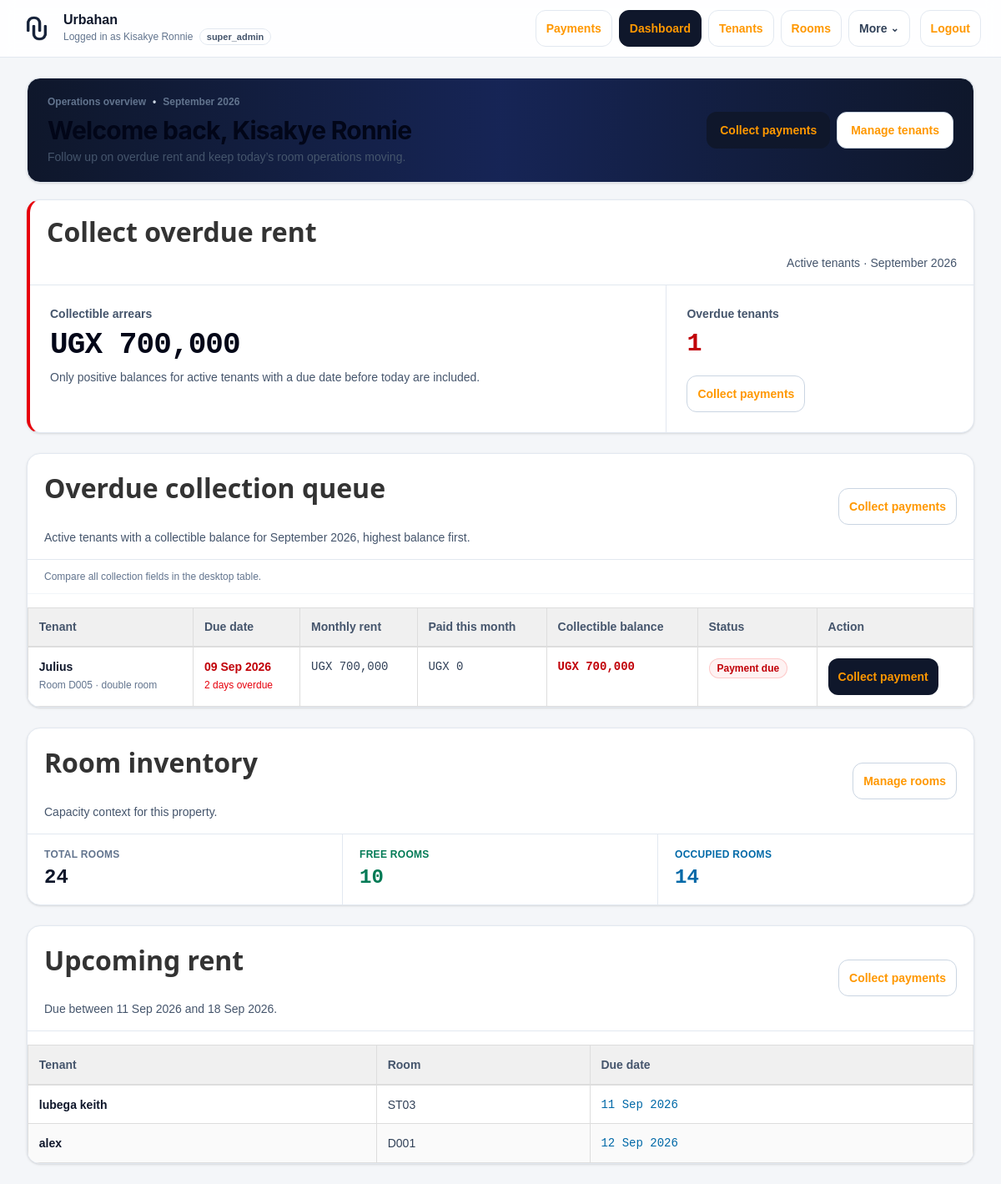
Page /public/index.php (signed in) on the committed database.
### tables this page shows
CREATE TABLE "tenants" (
    id INTEGER PRIMARY KEY AUTOINCREMENT,

    admin_id INTEGER NOT NULL,
    room_id INTEGER,

    full_name TEXT NOT NULL,
    phone TEXT,
    email TEXT,

    move_in_date DATE,
    exit_date DATE,

    status TEXT DEFAULT 'active',

    rent_due_date DATE,
    rent_due_day INTEGER,
    monthly_rent REAL,

    created_at DATETIME,
    updated_at DATETIME
, account_status VARCHAR(20) DEFAULT 'password_reset_required', login_attempts INTEGER DEFAULT 0, locked_until DATETIME DEFAULT NULL, last_login DATETIME DEFAULT NULL, session_token VARCHAR(64) DEFAULT NULL, password_hash VARCHAR(255) DEFAULT NULL, must_change_password INTEGER DEFAULT 1);

CREATE TABLE rooms (
            id INTEGER PRIMARY KEY AUTOINCREMENT,
            room_number TEXT NOT NULL,
            room_type_id INTEGER NOT NULL,
            status TEXT DEFAULT 'free',
            monthly_rent INTEGER DEFAULT 0,
            admin_id INTEGER NOT NULL, notes TEXT,
            FOREIGN KEY (room_type_id) REFERENCES room_types(id)
                ON DELETE RESTRICT
                ON UPDATE CASCADE
        );

### public/dashboard.php (the view, shortened to what the rows shown need)
<?php
$pdo = getDB();
$admin_id = current_admin_id();
$today = date('Y-m-d');
$monthKey = date('Y-m');
$upcomingRents = [];
$overdueRents = [];
$rentExpression = "COALESCE(
    NULLIF(t.monthly_rent, 0),
    NULLIF(r.monthly_rent, 0),
    rt.default_monthly_rent,
    0
)";
$paidExpression = 'COALESCE(SUM(p.amount), 0)';
$collectibleExpression = "MAX(0, {$rentExpression} - {$paidExpression})";
try {
    $upcomingStmt = $pdo->prepare("
        SELECT
            t.full_name,
            r.room_number,
            t.rent_due_date
        FROM tenants t
        LEFT JOIN rooms r
            ON r.id = t.room_id
           AND r.admin_id = :room_admin_id
        WHERE t.admin_id = :admin_id
          AND LOWER(COALESCE(t.status, '')) = 'active'
          AND t.exit_date IS NULL
          AND date(t.rent_due_date) BETWEEN date(:today) AND date(:today, '+7 day')
        ORDER BY date(t.rent_due_date) ASC, t.full_name ASC
    ");
    $upcomingStmt->execute([
        ':room_admin_id' => $admin_id,
        ':admin_id' => $admin_id,
        ':today' => $today,
    ]);
    $upcomingRents = $upcomingStmt->fetchAll(PDO::FETCH_ASSOC) ?: [];
    $overdueStmt = $pdo->prepare("
        SELECT
            t.id AS tenant_id,
            t.full_name,
            r.room_number,
            rt.name AS room_type,
            t.rent_due_date,
            {$rentExpression} AS monthly_rent,
            {$paidExpression} AS paid_this_month,
            {$collectibleExpression} AS collectible_balance
        FROM tenants t
        LEFT JOIN rooms r
            ON r.id = t.room_id
           AND r.admin_id = :room_admin_id
        LEFT JOIN room_types rt
            ON rt.id = r.room_type_id
        LEFT JOIN payments p
            ON p.tenant_id = t.id
           AND p.admin_id = :payment_admin_id
           AND COALESCE(NULLIF(p.payment_month, ''), strftime('%Y-%m', p.payment_date)) = :month_key
        WHERE t.admin_id = :admin_id
          AND LOWER(COALESCE(t.status, '')) = 'active'
          AND t.exit_date IS NULL
          AND t.rent_due_date IS NOT NULL
          AND t.rent_due_date <> ''
          AND date(t.rent_due_date) < date(:today)
        GROUP BY
            t.id,
            t.full_name,
            t.rent_due_date,
            t.monthly_rent,
            r.room_number,
            r.monthly_rent,
            rt.name,
            rt.default_monthly_rent
        HAVING {$collectibleExpression} > 0
        ORDER BY collectible_balance DESC, date(t.rent_due_date) ASC, t.full_name ASC
    ");
    $overdueStmt->execute([
        ':room_admin_id' => $admin_id,
        ':payment_admin_id' => $admin_id,
        ':admin_id' => $admin_id,
        ':month_key' => $monthKey,
        ':today' => $today,
    ]);
    $overdueRents = $overdueStmt->fetchAll(PDO::FETCH_ASSOC) ?: [];
} catch (Throwable $exception) {
    $dashboardError = 'Unable to load dashboard data.';
    $roomStats = [
        'total_rooms' => 0,
        'free_rooms' => 0,
        'occupied_rooms' => 0,
    ];
    $upcomingRents = [];
    $overdueRents = [];
}
function dashboardMoney(float $amount): string
{
    return 'UGX ' . number_format(max(0, $amount), 0);
}
function dashboardDate(?string $date): string
{
    $date = trim((string)$date);
    try {
        return (new DateTimeImmutable($date))->format('d M Y');
    } catch (Throwable $exception) {
        return '—';
    }
}
function daysOverdue(?string $dueDate, string $today): int
{
    $dueDate = trim((string)$dueDate);
    try {
        $due = new DateTimeImmutable($dueDate);
        $current = new DateTimeImmutable($today);
        return max(0, (int)$due->diff($current)->days);
    } catch (Throwable $exception) {
        return 0;
    }
}
function collectionChip(string $label, string $tone): string
{
    $map = [
        'red' => 'bg-red-50 text-red-700 ring-red-200',
        'amber' => 'bg-amber-50 text-amber-800 ring-amber-200',
        'green' => 'bg-emerald-50 text-emerald-700 ring-emerald-200',
        'slate' => 'bg-slate-100 text-slate-700 ring-slate-200',
    ];
    $classes = $map[$tone] ?? $map['slate'];
    return '<span class="inline-flex items-center rounded-full px-2.5 py-1 text-xs font-semibold ring-1 ring-inset ' . $classes . '">' . e($label) . '</span>';
}
function dashboardCollectionData(array $tenant, string $today): array
{
    $paid = max(0, (float)($tenant['paid_this_month'] ?? 0));
    $rent = max(0, (float)($tenant['monthly_rent'] ?? 0));
    $balance = max(0, (float)($tenant['collectible_balance'] ?? 0));
    $isPartPaid = $paid > 0 && $balance > 0;
    $tenantId = (int)($tenant['tenant_id'] ?? 0);
    return [
        'tenantId' => $tenantId,
        'tenantName' => (string)($tenant['full_name'] ?? 'Tenant'),
        'roomNumber' => (string)($tenant['room_number'] ?? '—'),
        'roomType' => (string)($tenant['room_type'] ?? ''),
        'dueDate' => $tenant['rent_due_date'] ?? null,
        'daysOverdue' => daysOverdue($tenant['rent_due_date'] ?? null, $today),
        'paid' => $paid,
        'rent' => $rent,
        'balance' => $balance,
        'statusLabel' => $isPartPaid ? 'Part paid' : 'Payment due',
        'statusTone' => $isPartPaid ? 'amber' : 'red',
        'paymentUrl' => 'payments.php?' . http_build_query(['tenant_id' => $tenantId]),
    ];
}
$upcomingStartLabel = dashboardDate($today);
$upcomingEndLabel = dashboardDate((new DateTimeImmutable($today))->modify('+7 days')->format('Y-m-d'));
?>
<!doctype html>
<html lang="en">
<head>
  <link rel="stylesheet" href="assets/css/tailwind.css">
</head>
<body class="min-h-screen bg-slate-100 text-slate-900">
  <main class="mx-auto max-w-7xl px-4 py-6 sm:px-6 lg:px-8">
    <header class="mb-5 flex flex-col gap-4 rounded-2xl border border-slate-200 bg-gradient-to-r from-slate-900 via-blue-950 to-slate-900 px-5 py-4 text-white shadow-sm sm:px-6 sm:py-5 lg:flex-row lg:items-center lg:justify-between">  <div class="min-w-0">
        <h1 class="mt-2 font-sans text-2xl font-bold tracking-tight text-slate-950 sm:text-3xl">
          Welcome back, <?= e($_SESSION['admin_name'] ?? 'Admin') ?>
        </h1>
      </div>
    </header>
    <section class="mb-6 overflow-hidden rounded-2xl border border-slate-200 border-l-4 border-l-red-600 bg-white shadow-sm" aria-labelledby="collection-summary-heading">
      <div class="flex flex-col gap-1 border-b border-slate-200 px-5 py-4 sm:flex-row sm:items-end sm:justify-between">
        <div>
          <h2 id="collection-summary-heading" class="font-alt text-xl font-bold">Collect overdue rent</h2>
        </div>
      </div>
    </section>
    <section class="mb-6 overflow-hidden rounded-2xl border border-slate-200 bg-white shadow-sm" aria-labelledby="overdue-heading">
      <div class="flex flex-col gap-3 border-b border-slate-200 px-4 py-4 sm:flex-row sm:items-center sm:justify-between sm:px-5">
        <div>
          <h2 id="overdue-heading" class="font-alt text-lg font-bold">Overdue collection queue</h2>
        </div>
      </div>
      <?php if ($overdueRents): ?>
          <?php foreach ($overdueRents as $tenant): ?>
            <?php $collection = dashboardCollectionData($tenant, $today); ?>
                <?= collectionChip($collection['statusLabel'], $collection['statusTone']) ?>
          <?php endforeach; ?>
        <div class="hidden overflow-x-auto md:block">
          <table class="min-w-[900px] w-full text-sm">
            <thead class="bg-slate-50 text-slate-600">
              <tr>
                <th scope="col" class="px-4 py-3 text-left font-semibold">Tenant</th>
                <th scope="col" class="px-4 py-3 text-left font-semibold">Due date</th>
                <th scope="col" class="px-4 py-3 text-left font-semibold">Monthly rent</th>
                <th scope="col" class="px-4 py-3 text-left font-semibold">Paid this month</th>
                <th scope="col" class="px-4 py-3 text-left font-semibold">Collectible balance</th>
                <th scope="col" class="px-4 py-3 text-left font-semibold">Status</th>
                <th scope="col" class="px-4 py-3 text-left font-semibold">Action</th>
              </tr>
            </thead>
            <tbody class="divide-y divide-slate-100">
              <?php foreach ($overdueRents as $tenant): ?>
                <?php
                  $collection = dashboardCollectionData($tenant, $today);
                  $paid = $collection['paid'];
                  $rent = $collection['rent'];
                  $balance = $collection['balance'];
                  $statusLabel = $collection['statusLabel'];
                  $statusTone = $collection['statusTone'];
                  $tenantName = $collection['tenantName'];
                  $paymentUrl = $collection['paymentUrl'];
                ?>
                <tr class="align-top">
                  <td class="px-4 py-4">
                    <div class="font-semibold text-slate-900"><?= e($tenantName) ?></div>
                    <div class="mt-1 text-xs text-slate-500">
                      Room <?= e($tenant['room_number'] ?? '—') ?><?= !empty($tenant['room_type']) ? ' · ' . e($tenant['room_type']) : '' ?>
                    </div>
                  </td>
                  <td class="px-4 py-4">
                    <div class="font-semibold text-red-700"><?= e(dashboardDate($tenant['rent_due_date'] ?? null)) ?></div>
                    <div class="mt-1 text-xs text-red-600">
                      <?= (int)daysOverdue($tenant['rent_due_date'] ?? null, $today) ?> days overdue
                    </div>
                  </td>
                  <td class="whitespace-nowrap px-4 py-4 font-mono tabular-nums text-slate-700">
                    <?= e(dashboardMoney($rent)) ?>
                  </td>
                  <td class="whitespace-nowrap px-4 py-4 font-mono tabular-nums text-slate-700">
                    <?= e(dashboardMoney($paid)) ?>
                  </td>
                  <td class="whitespace-nowrap px-4 py-4 font-mono font-bold tabular-nums text-red-700">
                    <?= e(dashboardMoney($balance)) ?>
                  </td>
                  <td class="px-4 py-4"><?= collectionChip($statusLabel, $statusTone) ?></td>
                  <td class="px-4 py-4">
                    <a href="<?= e($paymentUrl) ?>"
                       aria-label="Collect payment for <?= e($tenantName) ?>"
                       class="inline-flex min-h-11 items-center justify-center rounded-xl bg-slate-900 px-3 py-2 text-sm font-semibold text-white transition hover:bg-slate-800 active:translate-y-px focus-visible:outline-2 focus-visible:outline-offset-2 focus-visible:outline-slate-900">
                      Collect payment
                    </a>
                  </td>
                </tr>
              <?php endforeach; ?>
            </tbody>
          </table>
        </div>
      <?php endif; ?>
    </section>
    <section class="mb-6 overflow-hidden rounded-2xl border border-slate-200 bg-white shadow-sm" aria-labelledby="inventory-heading">
      <div class="flex flex-col gap-2 border-b border-slate-200 px-4 py-4 sm:flex-row sm:items-center sm:justify-between sm:px-5">
        <div>
          <h2 id="inventory-heading" class="font-alt text-lg font-bold">Room inventory</h2>
        </div>
      </div>
    </section>
    <section class="overflow-hidden rounded-2xl border border-slate-200 bg-white shadow-sm" aria-labelledby="upcoming-heading">
      <div class="flex flex-col gap-2 border-b border-slate-200 px-4 py-4 sm:flex-row sm:items-center sm:justify-between sm:px-5">
        <div>
          <h2 id="upcoming-heading" class="font-alt text-lg font-bold">Upcoming rent</h2>
        </div>
      </div>
      <?php if ($upcomingRents): ?>
        <div class="overflow-x-auto">
          <table class="min-w-[520px] w-full text-sm">
            <thead class="bg-slate-50 text-slate-600">
              <tr>
                <th scope="col" class="px-4 py-3 text-left font-semibold">Tenant</th>
                <th scope="col" class="px-4 py-3 text-left font-semibold">Room</th>
                <th scope="col" class="px-4 py-3 text-left font-semibold">Due date</th>
              </tr>
            </thead>
            <tbody class="divide-y divide-slate-100">
              <?php foreach ($upcomingRents as $tenant): ?>
                <tr>
                  <td class="px-4 py-3 font-semibold text-slate-900"><?= e($tenant['full_name'] ?? '') ?></td>
                  <td class="px-4 py-3 text-slate-700"><?= e($tenant['room_number'] ?? '—') ?></td>
                  <td class="px-4 py-3 font-mono tabular-nums text-sky-700"><?= e(dashboardDate($tenant['rent_due_date'] ?? null)) ?></td>
                </tr>
              <?php endforeach; ?>
            </tbody>
          </table>
        </div>
      <?php else: ?>
        <div class="px-4 py-6 sm:px-5">
          <p class="text-sm text-slate-700">No rent is due between <?= e($upcomingStartLabel) ?> and <?= e($upcomingEndLabel) ?>.</p>
        </div>
      <?php endif; ?>
    </section>
  </main>
</body>
</html>

### rows in the picture
tenants: full_name "Julius", room_number "D005", room_type "double room", rent_due_date "09 Sep 2026", rent_due_date "2", rent "UGX 700,000", paid "UGX 0", balance "UGX 700,000"
tenants: full_name "lubega keith", room.room_number "ST03", rent_due_date "11 Sep 2026"
tenants: full_name "alex", room.room_number "D001", rent_due_date "12 Sep 2026"

### other values in the picture
$_SESSION['admin']['name'] "Kisakye Ronnie"
current_admin_role() "super_admin"
$label "Payments Dashboard Tenants Rooms"
$monthLabel "September 2026"
$_SESSION['admin_name'] "Kisakye Ronnie"
dashboardMoney($totalCollectibleArrears) "UGX 700,000"
$totalOverdueTenants "1"
$roomStats['total_rooms'] "24"
$roomStats['free_rooms'] "10"
$roomStats['occupied_rooms'] "14"
$upcomingStartLabel "11 Sep 2026"
$upcomingEndLabel "18 Sep 2026"
